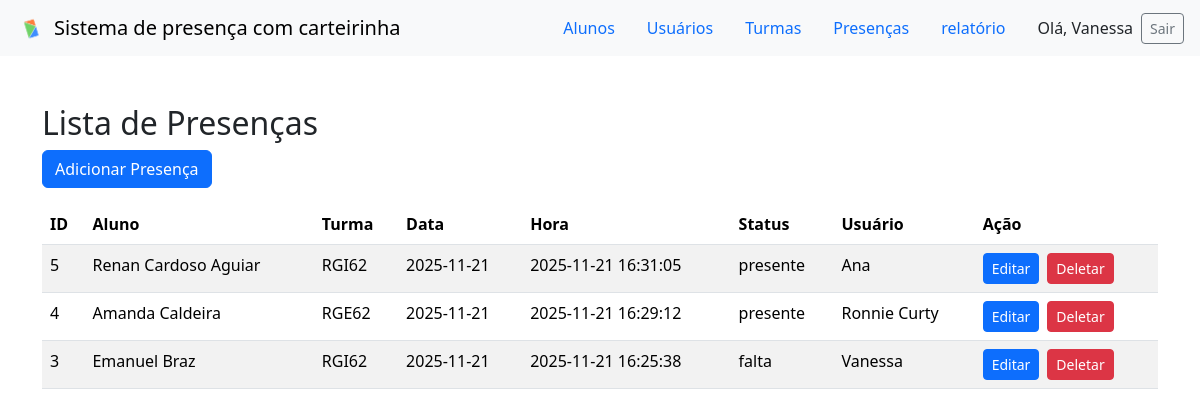
Page /projeto/crud/index.php (signed in) on the committed database.
### tables this page shows
CREATE TABLE `presenca` (
  `id_presenca` int unsigned NOT NULL AUTO_INCREMENT,
  `id_aluno` int unsigned NOT NULL,
  `id_turma` int unsigned NOT NULL,
  `data_presenca` date NOT NULL,
  `hora` datetime DEFAULT CURRENT_TIMESTAMP,
  `status` enum('presente','falta','atraso') DEFAULT 'presente',
  `observacao` varchar(255) DEFAULT NULL,
  `id_usuario` int unsigned DEFAULT NULL,
  PRIMARY KEY (`id_presenca`),
  UNIQUE KEY `uq_aluno_data_turma` (`id_aluno`,`data_presenca`,`id_turma`),
  KEY `id_turma` (`id_turma`),
  KEY `id_usuario` (`id_usuario`),
  CONSTRAINT `presenca_ibfk_1` FOREIGN KEY (`id_aluno`) REFERENCES `aluno` (`id_aluno`) ON DELETE CASCADE ON UPDATE CASCADE,
  CONSTRAINT `presenca_ibfk_2` FOREIGN KEY (`id_turma`) REFERENCES `turma` (`id_turma`) ON DELETE CASCADE ON UPDATE CASCADE,
  CONSTRAINT `presenca_ibfk_3` FOREIGN KEY (`id_usuario`) REFERENCES `usuario` (`id_usuario`) ON DELETE SET NULL ON UPDATE CASCADE
);

CREATE TABLE `aluno` (
  `id_aluno` int unsigned NOT NULL AUTO_INCREMENT,
  `nome` varchar(100) NOT NULL,
  `matricula` varchar(20) NOT NULL,
  `cpf` varchar(14) DEFAULT NULL,
  `data_nascimento` date DEFAULT NULL,
  `email` varchar(100) DEFAULT NULL,
  `telefone` varchar(20) DEFAULT NULL,
  `data_cadastro` timestamp NULL DEFAULT CURRENT_TIMESTAMP,
  `id_turma` int NOT NULL,
  PRIMARY KEY (`id_aluno`),
  UNIQUE KEY `matricula` (`matricula`)
);

CREATE TABLE `turma` (
  `id_turma` int unsigned NOT NULL AUTO_INCREMENT,
  `nome_turma` varchar(100) NOT NULL,
  `curso` varchar(100) DEFAULT NULL,
  `turno` enum('manhã','tarde') DEFAULT 'manhã',
  `id_professor` int unsigned DEFAULT NULL,
  `data_inicio` date DEFAULT NULL,
  `data_fim` date DEFAULT NULL,
  PRIMARY KEY (`id_turma`),
  KEY `id_professor` (`id_professor`),
  CONSTRAINT `turma_ibfk_1` FOREIGN KEY (`id_professor`) REFERENCES `professor` (`id_professor`) ON DELETE SET NULL ON UPDATE CASCADE
);

CREATE TABLE `usuario` (
  `id_usuario` int unsigned NOT NULL AUTO_INCREMENT,
  `nome` varchar(100) NOT NULL,
  `email` varchar(100) NOT NULL,
  `senha` varchar(255) NOT NULL,
  `tipo` enum('admin','professor') DEFAULT 'admin',
  `data_criacao` timestamp NULL DEFAULT CURRENT_TIMESTAMP,
  PRIMARY KEY (`id_usuario`),
  UNIQUE KEY `email` (`email`)
);

### projeto/crud/index.php (the view, shortened to what this page needs)
<?php
try {
    require(__DIR__ . '/../connect/index.php');
    $sql = "SELECT p.id_presenca, a.nome AS aluno_nome, t.nome_turma AS turma_nome,
                   p.data_presenca, p.hora, p.observacao, p.status, u.nome AS usuario_nome
            FROM presenca p
            JOIN aluno a ON p.id_aluno = a.id_aluno
            JOIN turma t ON p.id_turma = t.id_turma
            LEFT JOIN usuario u ON p.id_usuario = u.id_usuario
            ORDER BY p.data_presenca DESC, p.hora DESC";
    $stmt = $conn->query($sql);
    $presencas = $stmt->fetchAll(PDO::FETCH_ASSOC);
} catch (PDOException $e) {
    die("Erro na consulta: " . $e->getMessage());
}
?>
<!DOCTYPE html>
<html lang="pt-br">
<head>
<link rel="stylesheet" href="https://cdn.jsdelivr.net/npm/bootstrap@5.3.8/dist/css/bootstrap.min.css">
</head>
<body>
<nav class="navbar navbar-light bg-light px-3">
  <a class="navbar-brand d-flex align-items-center" href="../home/index.html">
    <img src="../img/crud/logo-nav.png" width="30" height="30" class="d-inline-block align-top me-2" alt="logo-nav">
    Sistema de presença com carteirinha
  </a>
  <div class="d-flex align-items-center">
    <ul class="nav me-3">
      <li class="nav-item">
        <a class="nav-link" href="../crud-aluno/index.php">Alunos</a>
      </li>
      <li class="nav-item">
        <a class="nav-link" href="../crud-usuarios/index.php">Usuários</a>
      </li>
      <li class="nav-item">
        <a class="nav-link" href="../crud-turmas/index.php">Turmas</a>
      </li>
      <li class="nav-item">
        <a class="nav-link" href="../crud/index.php">Presenças</a>
      </li>
      <li class="nav-item">
        <a class="nav-link" href="../crud/relatorio_aluno.php">relatório</a>
      </li>
    </ul>
    <span class="me-2">Olá, <?= htmlspecialchars($_SESSION['nome_usuario'] ?? 'Usuário') ?></span>
    <a class="btn btn-outline-secondary btn-sm" href="../crud-usuarios/logout.php">Sair</a>
  </div>
</nav>
<div class="container my-5">
    <h2>Lista de Presenças</h2>
    <a class="btn btn-primary mb-3" href="create.php">Adicionar Presença</a>
    <table class="table table-striped">
        <thead>
            <tr>
                <th>ID</th>
                <th>Aluno</th>
                <th>Turma</th>
                <th>Data</th>
                <th>Hora</th>
                <th>Status</th>
                <th>Usuário</th>
                <th>Ação</th>
            </tr>
        </thead>
        <tbody>
        <?php if (empty($presencas)): ?>
            <tr><td colspan="9" class="text-center">Nenhuma presença registrada.</td></tr>
        <?php else: ?>
            <?php foreach ($presencas as $row): ?>
                <tr>
                    <td><?= ($row['id_presenca']) ?></td>
                    <td><?= ($row['aluno_nome']) ?></td>
                    <td><?= ($row['turma_nome']) ?></td>
                    <td><?= ($row['data_presenca']) ?></td>
                    <td><?= ($row['hora']) ?></td>
                    <td><?= ($row['status']) ?></td>
                    <td><?= ($row['usuario_nome'] ?? 'Ana') ?></td>
                    <td class="text-nowrap">
                      <div class="d-flex gap-2">
                        <a class="btn btn-primary btn-sm" href="edit.php?id=<?= urlencode($row['id_presenca']) ?>">Editar</a>
                        <a class="btn btn-danger btn-sm" href="delete.php?id=<?= urlencode($row['id_presenca']) ?>">Deletar</a>
                      </div>
                    </td>
                </tr>
            <?php endforeach; ?>
        <?php endif; ?>
        </tbody>
    </table>
</div>
</body>
</html>

### rows in the picture
presenca: id_presenca "5", id_aluno.nome "Renan Cardoso Aguiar", id_turma.nome_turma "RGI62", data_presenca "2025-11-21", hora "2025-11-21 16:31:05", status "presente", usuario_nome "Ana"
presenca: id_presenca "4", id_aluno.nome "Amanda Caldeira", id_turma.nome_turma "RGE62", data_presenca "2025-11-21", hora "2025-11-21 16:29:12", status "presente", id_usuario.nome "Ronnie Curty"
presenca: id_presenca "3", id_aluno.nome "Emanuel Braz", id_turma.nome_turma "RGI62", data_presenca "2025-11-21", hora "2025-11-21 16:25:38", status "falta", id_usuario.nome "Vanessa"

### other values in the picture
$_SESSION['nome_usuario'] "Vanessa"
